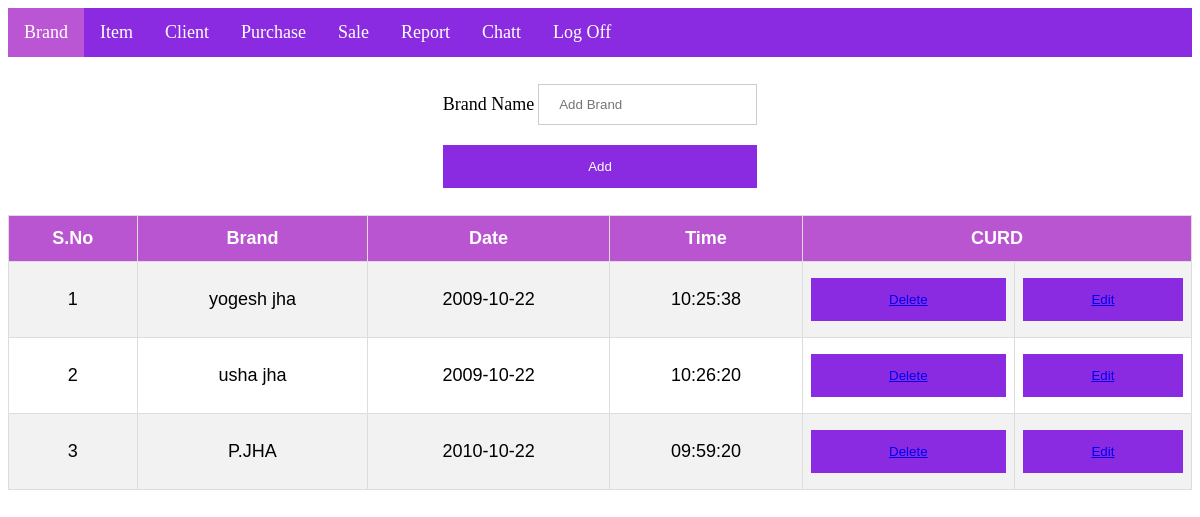
Screenshot of /home.php?id=ykj with the database file from the repository.
### tables this page shows
CREATE TABLE `brand` (
  `id` int(10) NOT NULL,
  `brand` varchar(30) NOT NULL,
  `uid` int(10) NOT NULL,
  `date` date NOT NULL,
  `time` time NOT NULL
);

### home.php (the view, shortened to what this page needs)
<!DOCTYPE html>
<html>
<body>
<head>
</head>
<?php
        $email=$_GET['id'];
        $server="localhost";
        $username="root";
        $password="";
        $dbname="nimo";
        $con=mysqli_connect($server,$username,$password,$dbname);
        $sql = "SELECT id FROM signup WHERE email = '$email'";
        $result=$con->query($sql);
        $row=mysqli_fetch_array($result);
        $id = $row['id'];
?>
<ul>
  <?php
  echo"
  <li><a class='active'>Brand</a></li>
  <li><a href='http://localhost/nimo/item.php?id=$row[id]&email=$email'>Item</a></li>
  <li><a href='http://localhost/nimo/client.php?id=$row[id]&email=$email'>Client</a></li>
  <li><a href='http://localhost/nimo/pur.php?id=$row[id]&email=$email'>Purchase</a></li>
  <li><a href='http://localhost/nimo/sale.php?id=$row[id]&email=$email'>Sale</a></li>
  <li><a href='http://localhost/nimo/repo.php?id=$row[id]&email=$email'>Report</a></li>
  <li><a href='http://localhost/nimo/msg.php?id=$row[id]&email=$email'>Chatt</a></li>
  <li class='topics'><a href='http://localhost/nimo/login.php'>Log Off</a></li>
  ";
  ?>
</ul>
<form method="post">
<div class="container">
  <table class="center">
        <tr>
        <td><label for="brand">Brand Name</label></td>
        <td><input type="text" placeholder="Add Brand" name="brand" required ></td>
        </tr>
        <tr>
        <td colspan="2"><button type="submit" name="submit">Add</button></td>
        </tr>
  </table>
</div>
</form>
<table id="customers">
<tr>
    <th>S.No</th>
    <th>Brand</th>
    <th>Date</th>
    <th>Time</th>
    <th colspan="2">CURD</th>
  </tr>
<?php
      $sql="SELECT * FROM brand WHERE uid = '$id'";
      $result=$con->query($sql);
      $no=1;
      while($row=$result->fetch_assoc())
      {
        echo"
        <tr>
          <td>".$no."</td>
          <td>".$row["brand"]."</td>
          <td>".$row["date"]."</td>
          <td>".$row["time"]."</td>
          <td> <button><a href='http://localhost/nimo/homedel.php?id=$row[id]'>Delete</a></button></td>
          <td> <button><a href='http://localhost/nimo/homeins.php?id=$row[id]&email=$email'>Edit</a></button></td>
        </tr>
        ";
        $no++;
      }
?>
</table>
</body>
</html>

### home.php (style rules this page uses)
body { font-size: 18px; }
table.center { margin-left: auto; margin-right: auto; }
#customers { font-family: Arial, Helvetica, sans-serif; border-collapse: collapse; width: 100%; }
#customers td, #customers th { border: 1px solid #ddd; padding: 8px; text-align: center; }
#customers tr:nth-child(even) { background-color: #f2f2f2; }
#customers th { padding-top: 12px; padding-bottom: 12px; text-align: center; background-color: #BA55D2; color: white; }
ul { list-style-type: none; margin: 0; padding: 0; overflow: hidden; background-color: #8A2BE2; position: -webkit-sticky; position: sticky; top: 0; }
li { float: left; }
li a { display: block; color: white; text-align: center; padding: 14px 16px; text-decoration: none; }
.active { background-color: #BA55D3; }
input[type=text], input[type=password], select { width: 30; padding: 12px 20px; margin: 8px 0; display: inline-block; border: 1px solid #ccc; box-sizing: border-box; }
button { background-color: #8A2BE2; color: white; padding: 14px 20px; margin: 8px 0; border: none; cursor: pointer; width: 100%; text-decoration: none; }
.container { padding: 16px; }
.topics { float: left; }

### rows the page displays
brand: brand "yogesh jha", date "2009-10-22", time "10:25:38"
brand: brand "usha jha", date "2009-10-22", time "10:26:20"
brand: brand "P.JHA", date "2010-10-22", time "09:59:20"
